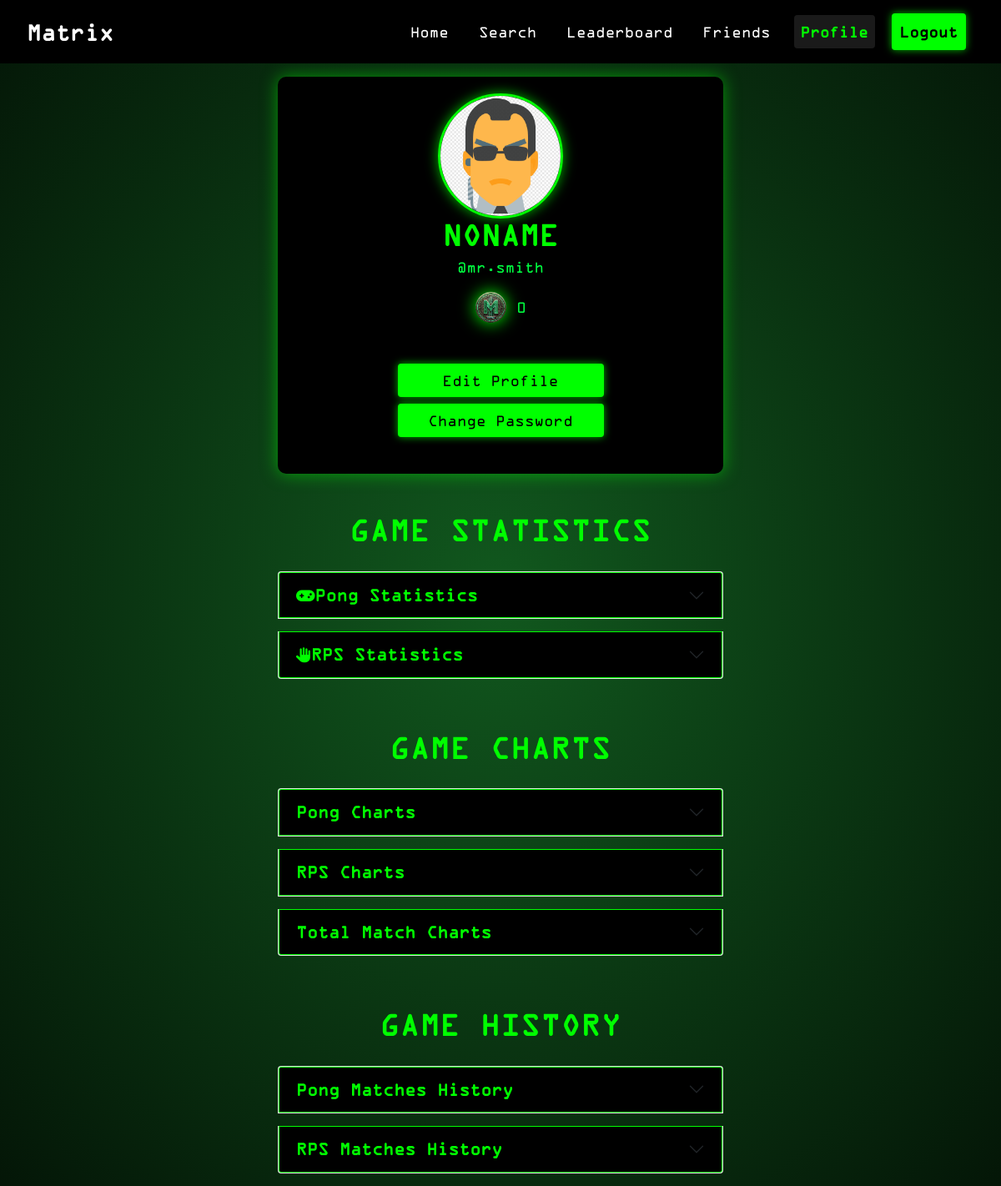
Page /profile/mr.smith/ (signed in) on the committed database.
### usermanage/models.py (models this page shows)
class CustomUser(AbstractUser):
    avatar = models.ImageField(upload_to=user_avatar_upload_path, default="default_user.png", blank=True, null=True, verbose_name="Avatar")
    is_42 = models.BooleanField(default=False, verbose_name="42 User")
    followers = models.ManyToManyField('self', related_name='followed_by', symmetrical=False)
    following = models.ManyToManyField('self', related_name='follows', symmetrical=False)
    is_online = models.BooleanField(default=False, verbose_name="Online Status")
    mp = models.IntegerField(default=0, verbose_name="Matrix Point")
    pong_total_matches = models.IntegerField(default=0, verbose_name="Total Pong Matches")
    pong_total_wins = models.IntegerField(default=0, verbose_name="Total Pong Wins")
    pong_total_losses = models.IntegerField(default=0, verbose_name="Total Pong Losses")
    pong_total_time = models.FloatField(default=0.0, verbose_name="Average Pong Match Duration (seconds)")
    rps_total_matches = models.IntegerField(default=0, verbose_name="Total RPS Matches")
    rps_total_wins = models.IntegerField(default=0, verbose_name="Total RPS Wins")
    rps_total_losses = models.IntegerField(default=0, verbose_name="Total RPS Losses")
    rps_total_time = models.FloatField(default=0.0, verbose_name="Average RPS Match Duration (seconds)")
    def __str__(self):
        return self.username

### usermanage/views.py (the view)
# urls.py: path('profile/<str:username>/', views.profile_view, name='profile'),
@login_required
@never_cache
def profile_view(request, username):
    user = get_object_or_404(CustomUser, username=username)
    is_see_stats = False
    if user == request.user or request.user in user.followers.all():
        is_see_stats = True
    rps_games = Game.objects.filter((Q(user1=user) | Q(user2=user)) & Q(game_type=2)).order_by('-user1')
    pong_games = Game.objects.filter((Q(user1=user) | Q(user2=user)) & Q(game_type=1)).order_by('-user1')
    if (user.rps_total_matches > 0):
        win_rate_rps = round((user.rps_total_wins / user.rps_total_matches) * 100, 2)
    else:
        win_rate_rps = 0
    if (user.pong_total_matches > 0):
        win_rate_pong = round((user.pong_total_wins / user.pong_total_matches) * 100, 2)
    else:
        win_rate_pong = 0
    if not (request.user.is_authenticated):
        return render(request, 'usermanage/login.html')
    pong_paginator = Paginator(pong_games, 10)
    pong_page_number = request.GET.get('pong_page', 1)
    pong_page = pong_paginator.get_page(pong_page_number)
    rps_paginator = Paginator(rps_games, 10)
    rps_page_number = request.GET.get('rps_page', 1)
    rps_page = rps_paginator.get_page(rps_page_number)
    return render(request, 'usermanage/profile.html',
                  {'user': user, 'rps_games': rps_games, 'pong_games': pong_games,
                   'win_rate_rps' : win_rate_rps, 'win_rate_pong' : win_rate_pong,
                   'pong_page': pong_page,'rps_page': rps_page, 'stats': is_see_stats})

### templates/usermanage/profile.html (shortened to what this page needs)
{% extends '_index.html' %}
{% load static %}
{% block stylesheet %}
<link rel="stylesheet" href="{% static 'css/usermanage/profile.css' %}">
{% endblock %}
{% block content %}
<div class="container profile-container">
  <div class="row justify-content-center">
      <div class="col-md-6 col-lg-6">
          <div class="profile-card text-center mt-3">
              {% if user.avatar %}
                <img src="{{ user.avatar.url }}" alt="Profile Picture" class="profile-avatar {% if user.is_online %}online{% else %}offline{% endif %}">
              {% else %}
                <img src="https://via.placeholder.com/150" alt="Default Avatar" class="profile-avatar {% if friend.is_online %}online{% else %}offline{% endif %}">
              {% endif %}
              <div class="profile-info">
                  <div class="row">
                      <h2>{% if user.first_name or user.last_name %} {{ user.first_name }} {{ user.last_name }} {%else%} NONAME {%endif%} </h2>
                  </div>
                  <div class="row">
                      <p>@{{ user.username }}</p>
                  </div>
                  <div class="col d-flex justify-content-center align-items-center mb-4">
                      <img class="coin " src="{% static 'assets/m-coin.png' %}" > <span class="coin-text">{{ user.mp }}</span></img>
                  </div>
                  <div class="row">
                      {% if user == request.user %}
                      <div class="col mt-3 my-4">
                          <a onclick="pageHandler('/profile/{{ user.username }}/edit')"
                              class="btn btn-primary w-50 m-2">Edit Profile</a>
                          {% if not user.is_42 %}
                          <a onclick="pageHandler('/profile/{{ user.username }}/change_password')"
                              class="btn btn-secondary w-50">Change Password</a>
                          {% endif %}
                      </div>
                      {% endif %}
                  </div>
              </div>
          </div>
      </div>
  </div>
  {% if user.username == request.user.username or stats %}
        <div class="mt-5 row justify-content-center">
            <h2 class="history-header text-center">Game Statistics</h2>
            <div class="accordion col-md-6 col-lg-6" id="gameStatsAccordion">
                <div class="accordion-item">
                    <h2 class="accordion-header" id="pongHeader">
                        <button class="accordion-button collapsed" type="button" data-bs-toggle="collapse" data-bs-target="#pongStats" aria-expanded="false" aria-controls="pongStats">
                            <i class="fas fa-gamepad"></i> Pong Statistics
                        </button>
                    </h2>
                </div>
                <div class="accordion-item">
                    <h2 class="accordion-header" id="rpsHeader">
                        <button class="accordion-button collapsed" type="button" data-bs-toggle="collapse" data-bs-target="#rpsStats" aria-expanded="false" aria-controls="rpsStats">
                            <i class="fas fa-hand-paper"></i> RPS Statistics
                        </button>
                    </h2>
                </div>
            </div>
        </div>
        <div class="mt-5 row justify-content-center">
            <h2 class="history-header text-center">Game Charts</h2>
            <div class="accordion col-md-6 col-lg-6" id="gameChartAccordion">
                <div class="accordion-item">
                    <h2 class="accordion-header" id="pongHeader">
                        <button class="accordion-button collapsed" type="button" data-bs-toggle="collapse" data-bs-target="#pongChart" aria-expanded="false" aria-controls="pongChart">
                            Pong Charts
                        </button>
                    </h2>
                </div>
                <div class="accordion-item">
                    <h2 class="accordion-header" id="rpsHeader">
                        <button class="accordion-button collapsed" type="button" data-bs-toggle="collapse" data-bs-target="#rpsCharts" aria-expanded="false" aria-controls="rpsCharts">
                            RPS Charts
                        </button>
                    </h2>
                </div>
                <div class="accordion-item">
                    <h2 class="accordion-header" id="totalHeader">
                        <button class="accordion-button collapsed" type="button" data-bs-toggle="collapse" data-bs-target="#totalChart" aria-expanded="false" aria-controls="totalChart">
                            Total Match Charts
                        </button>
                    </h2>
                </div>
            </div>
        </div>
        <div class=" my-5 row justify-content-center">
            <h2 class="history-header text-center">Game History</h2>
            <div class="accordion col-md-6 col-lg-6 " id="gameHistoryAccordion">
                <div class="accordion-item">
                    <h2 class="accordion-header" id="pongHistoryHeader">
                        <button class="accordion-button collapsed" type="button" data-bs-toggle="collapse" data-bs-target="#pongHistory"  aria-expanded="false" aria-controls="pongHistory">
                            Pong Matches History
                        </button>
                    </h2>
                </div>
                <div class="accordion-item">
                    <h2 class="accordion-header" id="rpsHistoryHeader">
                        <button class="accordion-button collapsed" type="button" data-bs-toggle="collapse" data-bs-target="#rpsHistory" aria-expanded="false" aria-controls="rpsHistory">
                            RPS Matches History
                        </button>
                    </h2>
                </div>
            </div>
        </div>
    {% endif%}
</div>
{% endblock %}

### static/css/usermanage/profile.css (style rules this page uses)
.profile-card { background-color: #000000; padding: 20px; border-radius: 10px; box-shadow: 0 0 20px rgba(0, 255, 0, 0.5); }
.profile-avatar { border-radius: 50%; width: 150px; height: 150px; border: 3px solid #00FF00; box-shadow: 0 0 15px rgba(0, 255, 0, 0.7); }
.btn { background-color: #00FF00; color: #000000; border: 2px solid #00FF00; box-shadow: 0 0 10px rgba(0, 255, 0, 0.7); transition: background-color 0.3s ease, box-shadow 0.3s ease; }
.coin { width: 40px; height: 40px; margin-right: 10px; filter: drop-shadow(0 0 10px #00FF00); animation: pulse 2s infinite; }
.accordion-button { background-color: #000000; color: #00FF00; border: 1px solid #00FF00; transition: background-color 0.3s ease; }
h2.history-header { color: #00FF00; text-align: center; font-size: 2rem; text-transform: uppercase; letter-spacing: 1px; margin-bottom: 30px; }
h2 { font-size: 2rem; font-weight: bold; text-transform: uppercase; color: #00FF00; text-align: center; }
a { color: #00FF00; text-decoration: none; }
.accordion-button { font-size: 18px; font-weight: bold; }
.accordion-item { margin-bottom: 15px; }

### rows in the picture
CustomUser: avatar (picture), username "mr.smith", mp "0"
